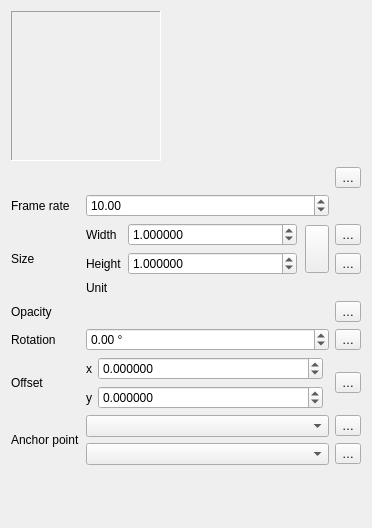
<?xml version="1.0" encoding="UTF-8"?>
<ui version="4.0">
 <class>WidgetAnimatedMarker</class>
 <widget class="QWidget" name="WidgetAnimatedMarker">
  <property name="geometry">
   <rect>
    <x>0</x>
    <y>0</y>
    <width>372</width>
    <height>528</height>
   </rect>
  </property>
  <property name="windowTitle">
   <string notr="true">Form</string>
  </property>
  <layout class="QGridLayout" name="gridLayout_2">
   <item row="9" column="0" rowspan="2">
    <widget class="QLabel" name="mAnchorPointLabel">
     <property name="text">
      <string>Anchor point</string>
     </property>
    </widget>
   </item>
   <item row="0" column="0" colspan="3">
    <layout class="QHBoxLayout" name="horizontalLayout_4">
     <property name="topMargin">
      <number>0</number>
     </property>
     <item>
      <widget class="QLabel" name="mLabelImagePreview">
       <property name="sizePolicy">
        <sizepolicy hsizetype="Fixed" vsizetype="Fixed">
         <horstretch>0</horstretch>
         <verstretch>0</verstretch>
        </sizepolicy>
       </property>
       <property name="minimumSize">
        <size>
         <width>150</width>
         <height>150</height>
        </size>
       </property>
       <property name="frameShape">
        <enum>QFrame::Panel</enum>
       </property>
       <property name="frameShadow">
        <enum>QFrame::Sunken</enum>
       </property>
       <property name="lineWidth">
        <number>1</number>
       </property>
       <property name="midLineWidth">
        <number>0</number>
       </property>
       <property name="text">
        <string/>
       </property>
      </widget>
     </item>
     <item>
      <spacer name="horizontalSpacer">
       <property name="orientation">
        <enum>Qt::Horizontal</enum>
       </property>
       <property name="sizeHint" stdset="0">
        <size>
         <width>40</width>
         <height>20</height>
        </size>
       </property>
      </spacer>
     </item>
    </layout>
   </item>
   <item row="11" column="0">
    <spacer name="verticalSpacer">
     <property name="orientation">
      <enum>Qt::Vertical</enum>
     </property>
     <property name="sizeHint" stdset="0">
      <size>
       <width>20</width>
       <height>40</height>
      </size>
     </property>
    </spacer>
   </item>
   <item row="8" column="1">
    <layout class="QGridLayout" name="gridLayout">
     <item row="0" column="0">
      <widget class="QLabel" name="label_2">
       <property name="text">
        <string>x</string>
       </property>
      </widget>
     </item>
     <item row="0" column="1">
      <widget class="QgsDoubleSpinBox" name="mSpinOffsetX">
       <property name="sizePolicy">
        <sizepolicy hsizetype="Minimum" vsizetype="Fixed">
         <horstretch>1</horstretch>
         <verstretch>0</verstretch>
        </sizepolicy>
       </property>
       <property name="decimals">
        <number>6</number>
       </property>
       <property name="minimum">
        <double>-99999999.989999994635582</double>
       </property>
       <property name="maximum">
        <double>99999999.989999994635582</double>
       </property>
       <property name="singleStep">
        <double>0.200000000000000</double>
       </property>
      </widget>
     </item>
     <item row="0" column="2" rowspan="2">
      <widget class="QgsUnitSelectionWidget" name="mOffsetUnitWidget" native="true">
       <property name="minimumSize">
        <size>
         <width>0</width>
         <height>0</height>
        </size>
       </property>
       <property name="focusPolicy">
        <enum>Qt::StrongFocus</enum>
       </property>
      </widget>
     </item>
     <item row="1" column="0">
      <widget class="QLabel" name="label_4">
       <property name="text">
        <string>y</string>
       </property>
      </widget>
     </item>
     <item row="1" column="1">
      <widget class="QgsDoubleSpinBox" name="mSpinOffsetY">
       <property name="sizePolicy">
        <sizepolicy hsizetype="Minimum" vsizetype="Fixed">
         <horstretch>1</horstretch>
         <verstretch>0</verstretch>
        </sizepolicy>
       </property>
       <property name="decimals">
        <number>6</number>
       </property>
       <property name="minimum">
        <double>-99999999.989999994635582</double>
       </property>
       <property name="maximum">
        <double>99999999.989999994635582</double>
       </property>
       <property name="singleStep">
        <double>0.200000000000000</double>
       </property>
      </widget>
     </item>
    </layout>
   </item>
   <item row="3" column="1" colspan="2">
    <layout class="QGridLayout" name="gridLayout_3">
     <item row="0" column="2" rowspan="2">
      <layout class="QHBoxLayout" name="_2">
       <property name="leftMargin">
        <number>2</number>
       </property>
       <property name="topMargin">
        <number>2</number>
       </property>
       <property name="rightMargin">
        <number>0</number>
       </property>
       <property name="bottomMargin">
        <number>2</number>
       </property>
       <item>
        <widget class="QgsRatioLockButton" name="mLockAspectRatio">
         <property name="sizePolicy">
          <sizepolicy hsizetype="Fixed" vsizetype="Expanding">
           <horstretch>0</horstretch>
           <verstretch>0</verstretch>
          </sizepolicy>
         </property>
         <property name="toolTip">
          <string>Lock aspect ratio</string>
         </property>
         <property name="leftMargin" stdset="0">
          <number>13</number>
         </property>
        </widget>
       </item>
      </layout>
     </item>
     <item row="0" column="3">
      <widget class="QgsPropertyOverrideButton" name="mWidthDDBtn">
       <property name="text">
        <string>…</string>
       </property>
      </widget>
     </item>
     <item row="1" column="3">
      <widget class="QgsPropertyOverrideButton" name="mHeightDDBtn">
       <property name="text">
        <string>…</string>
       </property>
      </widget>
     </item>
     <item row="0" column="0">
      <widget class="QLabel" name="label_10">
       <property name="text">
        <string>Width</string>
       </property>
      </widget>
     </item>
     <item row="0" column="1">
      <widget class="QgsDoubleSpinBox" name="mWidthSpinBox">
       <property name="sizePolicy">
        <sizepolicy hsizetype="MinimumExpanding" vsizetype="Fixed">
         <horstretch>0</horstretch>
         <verstretch>0</verstretch>
        </sizepolicy>
       </property>
       <property name="decimals">
        <number>6</number>
       </property>
       <property name="maximum">
        <double>100000.000000000000000</double>
       </property>
       <property name="singleStep">
        <double>0.200000000000000</double>
       </property>
       <property name="value">
        <double>1.000000000000000</double>
       </property>
       <property name="showClearButton" stdset="0">
        <bool>false</bool>
       </property>
      </widget>
     </item>
     <item row="1" column="1">
      <widget class="QgsDoubleSpinBox" name="mHeightSpinBox">
       <property name="sizePolicy">
        <sizepolicy hsizetype="MinimumExpanding" vsizetype="Fixed">
         <horstretch>0</horstretch>
         <verstretch>0</verstretch>
        </sizepolicy>
       </property>
       <property name="decimals">
        <number>6</number>
       </property>
       <property name="maximum">
        <double>100000.000000000000000</double>
       </property>
       <property name="singleStep">
        <double>0.200000000000000</double>
       </property>
       <property name="value">
        <double>1.000000000000000</double>
       </property>
       <property name="showClearButton" stdset="0">
        <bool>false</bool>
       </property>
      </widget>
     </item>
     <item row="1" column="0">
      <widget class="QLabel" name="label_11">
       <property name="text">
        <string>Height</string>
       </property>
      </widget>
     </item>
     <item row="2" column="0">
      <widget class="QLabel" name="label_13">
       <property name="text">
        <string>Unit</string>
       </property>
      </widget>
     </item>
     <item row="2" column="1" colspan="2">
      <widget class="QgsUnitSelectionWidget" name="mSizeUnitWidget" native="true">
       <property name="minimumSize">
        <size>
         <width>0</width>
         <height>0</height>
        </size>
       </property>
       <property name="focusPolicy">
        <enum>Qt::StrongFocus</enum>
       </property>
      </widget>
     </item>
    </layout>
   </item>
   <item row="10" column="1">
    <widget class="QComboBox" name="mHorizontalAnchorComboBox"/>
   </item>
   <item row="9" column="2">
    <widget class="QgsPropertyOverrideButton" name="mVerticalAnchorDDBtn">
     <property name="text">
      <string>…</string>
     </property>
    </widget>
   </item>
   <item row="5" column="0">
    <widget class="QLabel" name="mRotationLabel">
     <property name="text">
      <string>Rotation</string>
     </property>
     <property name="buddy">
      <cstring>mRotationSpinBox</cstring>
     </property>
    </widget>
   </item>
   <item row="1" column="2">
    <widget class="QgsPropertyOverrideButton" name="mFilenameDDBtn">
     <property name="text">
      <string>…</string>
     </property>
    </widget>
   </item>
   <item row="8" column="2">
    <widget class="QgsPropertyOverrideButton" name="mOffsetDDBtn">
     <property name="text">
      <string>…</string>
     </property>
    </widget>
   </item>
   <item row="1" column="0" colspan="2">
    <widget class="QgsAnimatedImageSourceLineEdit" name="mImageSourceLineEdit" native="true">
     <property name="focusPolicy">
      <enum>Qt::StrongFocus</enum>
     </property>
    </widget>
   </item>
   <item row="4" column="1">
    <widget class="QgsOpacityWidget" name="mOpacityWidget" native="true">
     <property name="focusPolicy">
      <enum>Qt::StrongFocus</enum>
     </property>
    </widget>
   </item>
   <item row="3" column="0">
    <widget class="QLabel" name="mTextureWidthLabel">
     <property name="text">
      <string>Size</string>
     </property>
    </widget>
   </item>
   <item row="4" column="0">
    <widget class="QLabel" name="label">
     <property name="text">
      <string>Opacity</string>
     </property>
    </widget>
   </item>
   <item row="10" column="2">
    <widget class="QgsPropertyOverrideButton" name="mHorizontalAnchorDDBtn">
     <property name="text">
      <string>…</string>
     </property>
    </widget>
   </item>
   <item row="9" column="1">
    <widget class="QComboBox" name="mVerticalAnchorComboBox"/>
   </item>
   <item row="5" column="2">
    <widget class="QgsPropertyOverrideButton" name="mRotationDDBtn">
     <property name="text">
      <string>…</string>
     </property>
    </widget>
   </item>
   <item row="8" column="0">
    <widget class="QLabel" name="label_7">
     <property name="text">
      <string>Offset</string>
     </property>
     <property name="buddy">
      <cstring>mSpinOffsetX</cstring>
     </property>
    </widget>
   </item>
   <item row="5" column="1">
    <widget class="QgsDoubleSpinBox" name="mRotationSpinBox">
     <property name="sizePolicy">
      <sizepolicy hsizetype="Preferred" vsizetype="Fixed">
       <horstretch>0</horstretch>
       <verstretch>0</verstretch>
      </sizepolicy>
     </property>
     <property name="wrapping">
      <bool>true</bool>
     </property>
     <property name="suffix">
      <string> °</string>
     </property>
     <property name="minimum">
      <double>-360.000000000000000</double>
     </property>
     <property name="maximum">
      <double>360.000000000000000</double>
     </property>
     <property name="singleStep">
      <double>0.500000000000000</double>
     </property>
    </widget>
   </item>
   <item row="4" column="2">
    <widget class="QgsPropertyOverrideButton" name="mOpacityDDBtn">
     <property name="text">
      <string>…</string>
     </property>
    </widget>
   </item>
   <item row="2" column="0">
    <widget class="QLabel" name="label_3">
     <property name="text">
      <string>Frame rate</string>
     </property>
    </widget>
   </item>
   <item row="2" column="1">
    <widget class="QgsDoubleSpinBox" name="mFrameRateSpin">
     <property name="decimals">
      <number>2</number>
     </property>
     <property name="maximum">
      <double>100000.000000000000000</double>
     </property>
     <property name="singleStep">
      <double>1.000000000000000</double>
     </property>
     <property name="value">
      <double>10.000000000000000</double>
     </property>
     <property name="showClearButton" stdset="0">
      <bool>false</bool>
     </property>
    </widget>
   </item>
  </layout>
 </widget>
 <customwidgets>
  <customwidget>
   <class>QgsPropertyOverrideButton</class>
   <extends>QToolButton</extends>
   <header>qgspropertyoverridebutton.h</header>
  </customwidget>
  <customwidget>
   <class>QgsDoubleSpinBox</class>
   <extends>QDoubleSpinBox</extends>
   <header>qgsdoublespinbox.h</header>
  </customwidget>
  <customwidget>
   <class>QgsUnitSelectionWidget</class>
   <extends>QWidget</extends>
   <header>qgsunitselectionwidget.h</header>
   <container>1</container>
  </customwidget>
  <customwidget>
   <class>QgsRatioLockButton</class>
   <extends>QToolButton</extends>
   <header>qgsratiolockbutton.h</header>
   <container>1</container>
  </customwidget>
  <customwidget>
   <class>QgsOpacityWidget</class>
   <extends>QWidget</extends>
   <header>qgsopacitywidget.h</header>
   <container>1</container>
  </customwidget>
  <customwidget>
   <class>QgsAnimatedImageSourceLineEdit</class>
   <extends>QWidget</extends>
   <header>qgsfilecontentsourcelineedit.h</header>
   <container>1</container>
  </customwidget>
 </customwidgets>
 <tabstops>
  <tabstop>mImageSourceLineEdit</tabstop>
  <tabstop>mFilenameDDBtn</tabstop>
  <tabstop>mFrameRateSpin</tabstop>
  <tabstop>mWidthSpinBox</tabstop>
  <tabstop>mHeightSpinBox</tabstop>
  <tabstop>mLockAspectRatio</tabstop>
  <tabstop>mWidthDDBtn</tabstop>
  <tabstop>mHeightDDBtn</tabstop>
  <tabstop>mSizeUnitWidget</tabstop>
  <tabstop>mOpacityWidget</tabstop>
  <tabstop>mOpacityDDBtn</tabstop>
  <tabstop>mRotationSpinBox</tabstop>
  <tabstop>mRotationDDBtn</tabstop>
  <tabstop>mSpinOffsetX</tabstop>
  <tabstop>mSpinOffsetY</tabstop>
  <tabstop>mOffsetUnitWidget</tabstop>
  <tabstop>mOffsetDDBtn</tabstop>
  <tabstop>mVerticalAnchorComboBox</tabstop>
  <tabstop>mVerticalAnchorDDBtn</tabstop>
  <tabstop>mHorizontalAnchorComboBox</tabstop>
  <tabstop>mHorizontalAnchorDDBtn</tabstop>
 </tabstops>
 <resources/>
 <connections/>
</ui>
